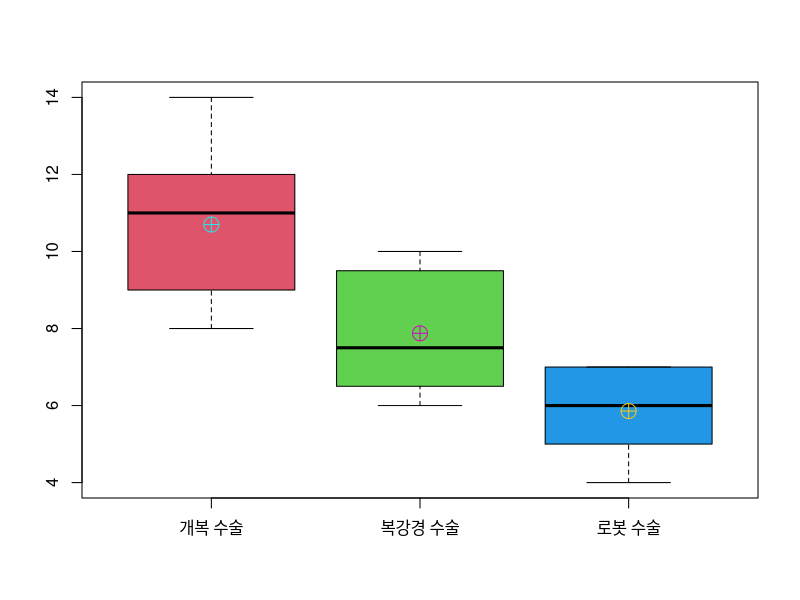

The R script that drew this image:
# Title     : TODO
# Objective : TODO
# Created by: justk
# Created on: 2021-10-08

open_surgery <- c(12, 10, 14, 12, 11, 9, 9, 11, 11, 8)
laparoscopic_surgery <- c(9, 7, 8, 6, 6, 7, 10, 10)
robot_sergery <- c(5, 6, 7, 7, 7, 4, 5)
boxplot(
    open_surgery,
    laparoscopic_surgery,
    robot_sergery,
    col = 2:4,
    names = c('개복 수술', '복강경 수술', '로봇 수술')
)
points(
    c(
        mean(open_surgery),
        mean(laparoscopic_surgery),
        mean(robot_sergery)
    ),
    pch = 10,
    cex = 2,
    col = 5:7,
)